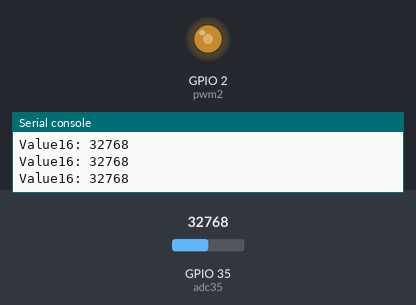
Simulated run of this program. Board: ESP32 board running MicroPython. Shown: output pins drawn as LEDs (lit = HIGH), the last lines printed to the serial console. Inputs (shaded band) come from the test bench; at power-on: GPIO 35 (adc35) = 32768 (analog values on the 0–65535 scale).

Above: at 1.2 s.
1.3 s: GPIO 35 (adc35) set to 45874
At 2.0 s:
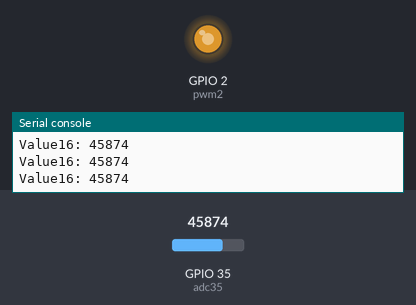
2.8 s: GPIO 35 (adc35) set to 57670
At 3.2 s:
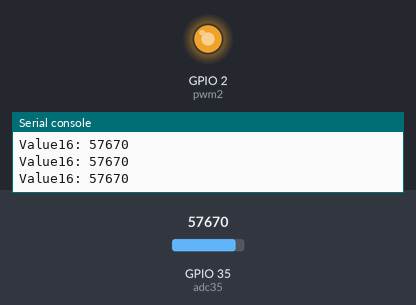
4.3 s: GPIO 35 (adc35) set to 7864
At 5.5 s:
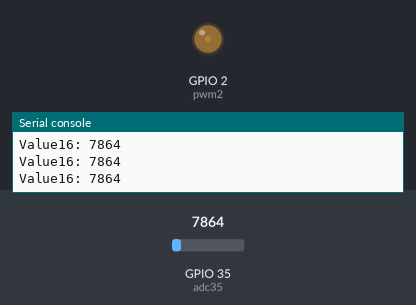
5.8 s: GPIO 35 (adc35) set to 0
At 7.0 s:
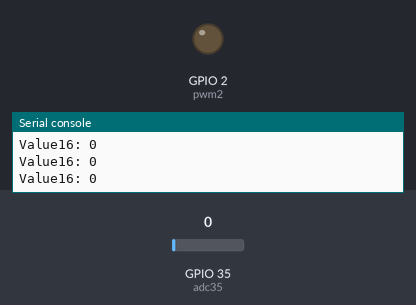
Timing chart, 0 to 8.3 s (numbered marks = the images above; inputs shaded):
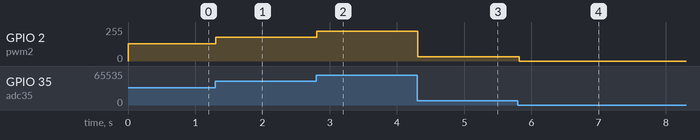

Measured:
- after the input at 1.3 s, GPIO 2 (pwm2): 128/255 → 178/255 at once
- after the input at 2.8 s, GPIO 2 (pwm2): 178/255 → 224/255 at once
- after the input at 4.3 s, GPIO 2 (pwm2): 224/255 → 31/255 at once
- after the input at 5.8 s, GPIO 2 (pwm2): 31/255 → 0/255 at once

The program:

fade_potar.py
```python
import time
import machine
import math

print("Led Fading")
adc35 = machine.ADC(35, atten=machine.ADC.ATTN_11DB)
pwm2 = machine.PWM(machine.Pin(2), freq=1000, duty_u16=65535)

while True:
    val16 = adc35.read_u16()
    print(f"Value16: {val16}")
    pwm2.duty_u16(val16)
    time.sleep_ms(100)
```
